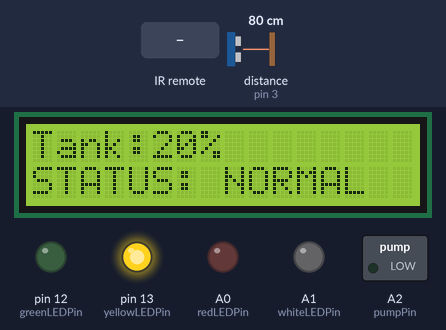
A sketch run on a simulated Arduino Uno, built with avr-gcc and run on an emulated ATmega328P. On the bench: 16×2 character LCD, switched loads named in the sketch (green lamp = pin HIGH), output pins drawn as LEDs (lit = HIGH). Wiring (inferred from the names in the program): ultrasonic range finder: trigger pin 4; echo pin 3. Inputs (shaded band) come from the test bench; at power-on: distance to the obstacle (sensor on pin 3) 80 cm. The echo pulse lasts 58.3 µs per cm; pins used as bus, display or sensor lines are not drawn; what the sketch prints to the serial monitor is not drawn.

Above: at 3.2 s.
3.3 s: distance to the obstacle (sensor on pin 3) set to 84 cm
At 4.6 s:
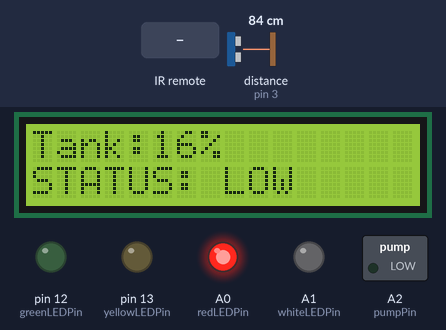
4.9 s: infrared code 0x5 received
At 5.1 s:
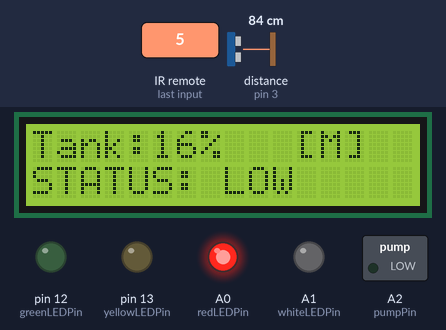
6.6 s: distance to the obstacle (sensor on pin 3) set to 95 cm
At 7.5 s:
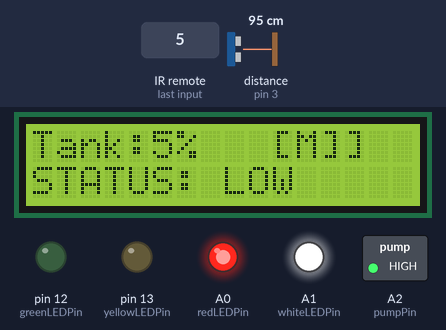
8.2 s: distance to the obstacle (sensor on pin 3) set to 2 cm
At 8.8 s:
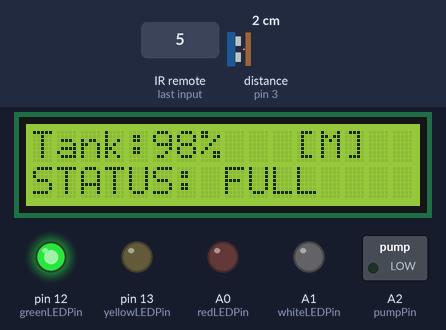
9.7 s: infrared code 0x11 received
At 11.0 s:
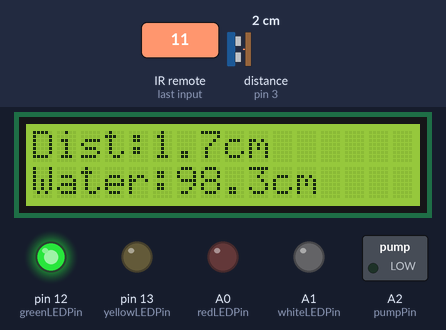
11.3 s: infrared code 0x0 received
At 12.1 s:
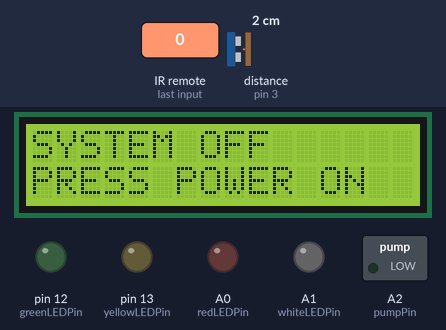
Timing chart, 0 to 13.8 s (numbered marks = the images above; inputs shaded):
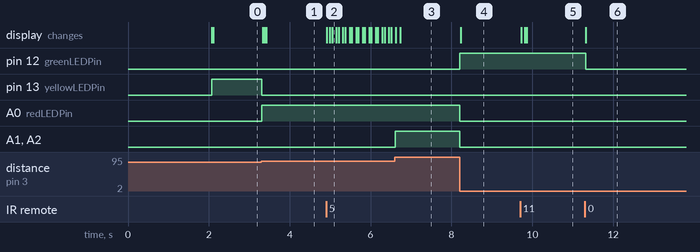

The sketch:

Smart_Water_Monitoring.ino
```cpp
#define IR_USE_AVR_TIMER1 // Fixes internal Timer conflicts between tone() and IRremote

#include <LiquidCrystal.h>
#include <IRremote.hpp>

//---------------- PIN DEFINITIONS ----------------//
int trigPin = 4;
int echoPin = 3;
int irPin = 5;

// LED Pins
int greenLEDPin = 12;
int yellowLEDPin = 13;
int redLEDPin = A0;
int whiteLEDPin = A1; // Turns on when the motor/pump is rotating

int buzzerPin = 2;
int pumpPin = A2;

// Initializing LCD: RS, E, D4, D5, D6, D7 (Pins 6, 7, 8, 9, 10, 11)
LiquidCrystal lcd(6, 7, 8, 9, 10, 11);

float tankHeight = 100.0;

//-------------- VARIABLES ----------------//
float distance;
float waterHeight;
int percentage;
int status; // 0 = LOW, 1 = NORMAL, 2 = FULL
int currentPage = 0;

//--- SMART CONTROLS & TIMERS ---//
bool buzzerMuted = false;   // Toggled by OK button
bool systemActive = true;   // Toggled by Power button
bool buzzerState = false;
unsigned long buzzerTimer = 0;
int sirenFrequency = 500;
bool sirenUp = true;
bool manualOverride = false;
bool manualPumpState = false;

void setup()
{
    pinMode(trigPin, OUTPUT);
    pinMode(echoPin, INPUT);

    // Initialize IR receiver on pin 5
    IrReceiver.begin(irPin, ENABLE_LED_FEEDBACK);

    pinMode(greenLEDPin, OUTPUT);
    pinMode(yellowLEDPin, OUTPUT);
    pinMode(redLEDPin, OUTPUT);
    pinMode(whiteLEDPin, OUTPUT);
    pinMode(buzzerPin, OUTPUT);

    // Initialize L293D Pump Pin on A2
    pinMode(pumpPin, OUTPUT);
    digitalWrite(pumpPin, LOW);

    lcd.begin(16,2);
    Serial.begin(9600);

    lcd.print("SMART WATER");
    lcd.setCursor(0,1);
    lcd.print("MONITOR PRO");

    delay(2000);
    lcd.clear();
}

void loop()
{
    handleIR();

    if (systemActive)
    {
        // Normal Operation
        readSensor();
        calculateLevel();
        checkStatus();
        updateLEDs();
        handleBuzzer();
        handlePump();
        displayPage();
    }
    else
    {
        // Master Shutdown State (Power button pressed)
        shutDownSystem();
    }

    printSerial();
    delay(30);
}

//------------------------------------------------
// READ SENSOR
//------------------------------------------------
void readSensor()
{
    digitalWrite(trigPin, LOW);
    delayMicroseconds(2);
    digitalWrite(trigPin, HIGH);
    delayMicroseconds(10);
    digitalWrite(trigPin, LOW);

    long duration = pulseIn(echoPin, HIGH, 25000);

    if(duration > 0) {
        distance = duration * 0.0343 / 2.0;
    }

    if(distance > tankHeight) distance = tankHeight;
    if(distance < 0)          distance = 0;
}

//------------------------------------------------
// CALCULATE LEVEL & PERSIST STATUS
//------------------------------------------------
void calculateLevel()
{
    waterHeight = tankHeight - distance;
    percentage = (waterHeight * 100) / tankHeight;

    if(percentage < 0)   percentage = 0;
    if(percentage > 100) percentage = 100;
}

void checkStatus()
{
    if(percentage < 20)      status = 0; // LOW
    else if(percentage <= 80) status = 1; // NORMAL
    else                      status = 2; // FULL
}

//------------------------------------------------
// IR REMOTE MANAGEMENT
//------------------------------------------------
void handleIR()
{
    if(IrReceiver.decode())
    {
        int command = IrReceiver.decodedIRData.command;

        Serial.print("IR Command Received: ");
        Serial.println(command);

        if(command == 0 || command == 21)
        {
            systemActive = !systemActive;
            lcd.clear();
        }

        // Only allow other actions if the system isn't disabled
        if(systemActive)
        {
            // PAGE NAVIGATION (Buttons '1', '2', '3')
            if(command == 16)
            {
                currentPage = 0;
                lcd.clear();
            }
            else if(command == 17)
            {
                currentPage = 1;
                lcd.clear();
            }
            else if(command == 18)
            {
                currentPage = 2;
                lcd.clear();
            }
            // ▼ FOR TURNING THE MOTOR OFF
          	else if(command == 8){
              	manualOverride = true;
    			manualPumpState = false;
          	}
          	// ▲ FOR TURNING THE MOTOR ON
          	else if(command == 10){
              	manualOverride = true;
    			manualPumpState = true;
          	}
            // ⏯ BUTTON FOR MUTE THE BUZZER
            else if(command == 5)
            {
                buzzerMuted = !buzzerMuted;
                if(buzzerMuted) noTone(buzzerPin); // Instant silence kill-switch
            }
        }

        IrReceiver.resume();
    }
}

//------------------------------------------------
// AUTOMATED L293D MOTOR PUMP CONTROL WITH WHITE LED
//------------------------------------------------
void handlePump()
{
    if(manualOverride)
	{
    digitalWrite(pumpPin, manualPumpState);
    digitalWrite(whiteLEDPin, manualPumpState);
    return;
	}
    // Turn motor and white LED ON strictly when water level drops below 10%
    if (percentage < 10)
    {
        digitalWrite(pumpPin, HIGH);
        digitalWrite(whiteLEDPin, HIGH);
    }
    // Keep running until water level safely clears 80%, then turn both OFF
    else if (percentage > 80)
    {
        digitalWrite(pumpPin, LOW);
        digitalWrite(whiteLEDPin, LOW);
    }
    // Note: Between 10% and 80%, they maintain their previous state cleanly!
}

//------------------------------------------------
// OUTPUT ACTIONS: LCD UPDATES
//------------------------------------------------
void displayPage()
{
    switch(currentPage)
    {
        case 0:
            lcd.setCursor(0,0);
            lcd.print("Tank:");
            lcd.print(percentage);
            lcd.print("%   ");
            if(buzzerMuted) lcd.print("[M]"); // Indicates visually that buzzer is muted
            else            lcd.print("   ");

            lcd.setCursor(0,1);
            if(status == 0)      lcd.print("STATUS: LOW   ");
            else if(status == 1) lcd.print("STATUS: NORMAL");
            else                 lcd.print("STATUS: FULL  ");
            break;

        case 1:
            lcd.setCursor(0,0);
            lcd.print("Dist:");
            lcd.print(distance,1);
            lcd.print("cm   ");

            lcd.setCursor(0,1);
            lcd.print("Water:");
            lcd.print(waterHeight,1);
            lcd.print("cm   ");
            break;

        case 2:
            lcd.setCursor(0,0);
            lcd.print("Tank Max Limit");
            lcd.setCursor(0,1);
            lcd.print(tankHeight, 1);
            lcd.print(" cm   ");
            break;
    }
}

//------------------------------------------------
// LED INDICATIONS
//------------------------------------------------
void updateLEDs()
{
    // Clear all LEDs first to ensure a clean state
    digitalWrite(greenLEDPin, LOW);
    digitalWrite(yellowLEDPin, LOW);
    digitalWrite(redLEDPin, LOW);

    if (percentage < 20)
    {
        digitalWrite(redLEDPin, HIGH);
    }
    else if (percentage >= 20 && percentage <= 80)
    {
        digitalWrite(yellowLEDPin, HIGH);
    }
    else if (percentage > 80)
    {
        digitalWrite(greenLEDPin, HIGH);
    }
}

//------------------------------------------------
// BUZZER
//------------------------------------------------
void handleBuzzer()
{
    if(buzzerMuted)
    {
        noTone(buzzerPin);
        return;
    }

    if(percentage < 10)
    {
        if(millis() - buzzerTimer > 250)
        {
            buzzerTimer = millis();
            buzzerState = !buzzerState;

            if(buzzerState)  tone(buzzerPin, 500);
            else             noTone(buzzerPin);
        }
    }
    else if(percentage > 90)
    {
        if(millis() - buzzerTimer > 25)
        {
            buzzerTimer = millis();
            tone(buzzerPin, sirenFrequency);

            if(sirenUp)
            {
                sirenFrequency += 20;
                if(sirenFrequency >= 900) sirenUp = false;
            }
            else
            {
                sirenFrequency -= 20;
                if(sirenFrequency <= 500) sirenUp = true;
            }
        }
    }
    else
    {
        noTone(buzzerPin);
        buzzerState = false;
        sirenFrequency = 500;
    }
}

//------------------------------------------------
// SYSTEM MASTER SHUTDOWN ROUTINE
//------------------------------------------------
void shutDownSystem()
{
    // Turn off all actuators and indicators safely
    digitalWrite(pumpPin, LOW);
    digitalWrite(whiteLEDPin, LOW);
    digitalWrite(greenLEDPin, LOW);
    digitalWrite(yellowLEDPin, LOW);
    digitalWrite(redLEDPin, LOW);
    noTone(buzzerPin);

    // Display localized safety message
    lcd.setCursor(0,0);
    lcd.print("SYSTEM OFF     ");
    lcd.setCursor(0,1);
    lcd.print("PRESS POWER ON  ");
}

void printSerial()
{
    Serial.print("Sys Active: ");
    Serial.print(systemActive ? "YES" : "NO");
    Serial.print(" | Fill: ");
    Serial.print(percentage);
    Serial.print("% | Mute: ");
    Serial.print(buzzerMuted ? "ON" : "OFF");
    Serial.print(" | Pump: ");
    Serial.println(digitalRead(pumpPin) == HIGH ? "RUNNING" : "OFF");
}
```

Measured:
- the behaviour switches between 80 and 81 cm on distance to the obstacle (sensor on pin 3) (found by bisection; images 0 and 1)
- the behaviour switches between 89 and 90 cm on distance to the obstacle (sensor on pin 3) (found by bisection; images 2 and 3)
- after the input at 3.3 s, pin 13 (yellowLEDPin): HIGH → LOW at once; A0 (redLEDPin): LOW → HIGH at once; the display: changes at once (image 1)
- after the input at 4.9 s, the display: changes at once (image 2)
- after the input at 6.6 s, A1 (whiteLEDPin), A2 (pumpPin): LOW → HIGH at once; the display: first changes at once (image 3 shows a later state)
- after the input at 8.2 s, pin 12 (greenLEDPin): LOW → HIGH at once; A0 (redLEDPin), A1 (whiteLEDPin), A2 (pumpPin): HIGH → LOW at once; the display: changes at once (image 4)
- after the input at 9.7 s, the display: first changes at once (image 5 shows a later state)
- after the input at 11.3 s, pin 12 (greenLEDPin): HIGH → LOW at once; the display: changes at once (image 6)
